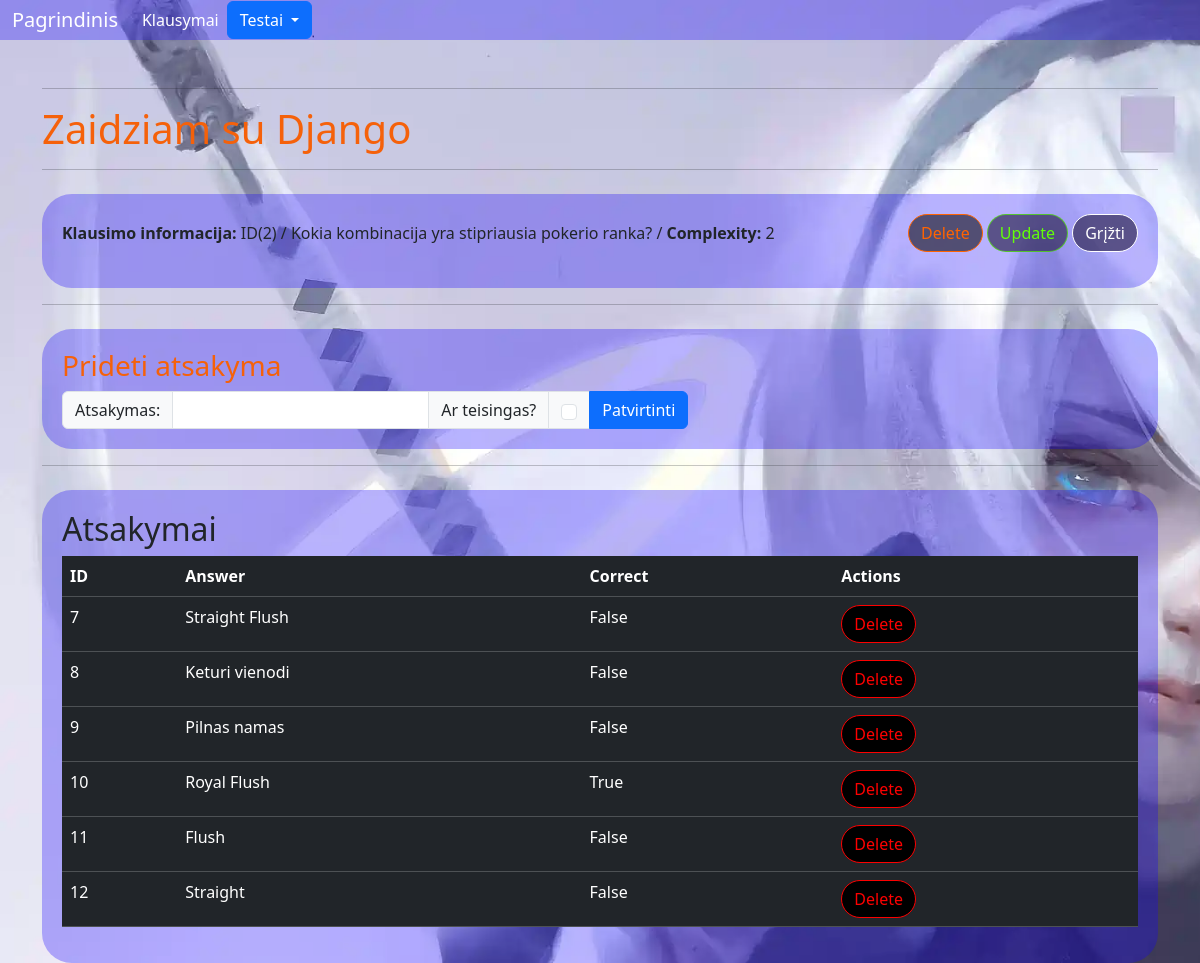
Page /examination/answers/2/ on the committed database.
### examination/models.py (models this page shows, shortened)
class BaseModel(models.Model):
    objects = models.Manager()
    class Meta:
        abstract = True

class TestQuestion(BaseModel):
    COMPLEXITY_LEVEL = [
        ('1', "Easy"),
        ('2', "Medium"),
        ('3', "Hard"),
    ]
    question = models.CharField(max_length=100)
    complexity = models.CharField(max_length=1, choices=COMPLEXITY_LEVEL)
    theme = models.ForeignKey(TestTheme, on_delete=models.CASCADE)

class TestAnswer(BaseModel):
    question = models.ForeignKey(TestQuestion, on_delete=models.CASCADE)
    answer = models.CharField(max_length=250)
    correct = models.BooleanField(default=False)

### examination/views.py (the view)
# urls.py: path('answers/<int:pk>/', views.add_answer, name='add_answer'),
def add_answer(request, pk):
    question = get_object_or_404(TestQuestion, pk=pk)
    answers = TestAnswer.objects.filter(question=question)
    if request.method == 'POST':
        form = TestAnswerForm(request.POST)
        if form.is_valid():
            answer = form.save(commit=False)
            answer.question = question
            answer.save()
            return redirect('examination:add_answer', pk=pk)
    else:
        form = TestAnswerForm()
    context = {
        'question': question,
        'answers': answers,
        'form': form
    }
    return render(request, 'examination/answers.html', context)

### examination/forms.py
class TestAnswerForm(forms.ModelForm):
    class Meta:
        model = TestAnswer
        fields = ['answer', 'correct']

### examination/templates/examination/answers.html (shortened to what this page needs)
{% extends 'home/base.html' %}
{% load static %}
{% block content %}
<div class="container mt-4" style="background-color: rgba(25, 5, 255, 0.3); padding: 20px; border-radius: 30px; margin-top: 20px;">
    <div class="d-flex justify-content-between align-items-center mb-3">
        <div>
            <strong>Klausimo informacija:</strong> ID({{ question.pk }}) / {{ question.question }} / <strong>Complexity:</strong> {{ question.complexity }}
        </div>
        <div>
            <a href="{% url 'examination:delete_question' question.id %}" class="btn btn-custom-delete-btn" onclick="return confirm('DELETE?');">Delete</a>
            <a href="{% url 'examination:update_question' question.id %}" class="btn btn-custom-update-btn">Update</a>
             <a href="{% url 'examination:show_questions' %}" class="btn btn-custom-atgal-btn">Grįžti</a>
        </div>
    </div>
</div>
<hr>
<div class="container mt-4" style="background-color: rgba(25, 5, 255, 0.3); padding: 20px; border-radius: 30px; margin-top: 20px;">
<h3>Prideti atsakyma</h3>
    <div class="input-group">
<form method="post" action="{% url 'examination:add_answer' pk=question.pk %}">
    <div class="input-group mb-xxl-3" >
        <span class="input-group-text">Atsakymas:</span>
        <input type="text" aria-label="answer" class="form-control" name="answer">
        <span class="input-group-text">Ar teisingas?</span>
        <div class="input-group-text">
            <input type="checkbox" aria-label="Correct answer" class="form-check-input" name="correct">
        </div>
        <button type="submit" class="btn btn-primary">Patvirtinti</button>
    </div>
</form>
</div>
</div>
<hr>
<div class="container mt-4" style="background-color: rgba(25, 5, 255, 0.3); padding: 20px; border-radius: 30px; margin-top: 20px;">
    <h2>Atsakymai</h2>
    <table class="table table-dark">
        <thead>
            <tr>
                <th scope="col">ID</th>
                <th scope="col">Answer</th>
                <th scope="col">Correct</th>
                <th scope="col">Actions</th>
            </tr>
        </thead>
        <tbody>
            {% for answer in answers %}
            <tr>
                <td>{{ answer.id }}</td>
                <td>{{ answer.answer }}</td>
                <td>{{ answer.correct }}</td>
                <td>
                    <a href="{% url 'examination:delete_answer' pk_question=question.pk pk_answer=answer.pk %}"
                       class="btn btn-custom-delete-btn-for-table"
                       onclick="return confirm('DELETE?');">Delete</a>
                </td>
            </tr>
            {% endfor %}
        </tbody>
    </table>
</div>
{% endblock %}

### rows in the picture
TestQuestion: pk "2", question "Kokia kombinacija yra stipriausia pokerio ranka?", complexity "2"
TestAnswer: id "7", answer "Straight Flush", correct "False"
TestAnswer: id "8", answer "Keturi vienodi", correct "False"
TestAnswer: id "9", answer "Pilnas namas", correct "False"
TestAnswer: id "10", answer "Royal Flush", correct "True"
TestAnswer: id "11", answer "Flush", correct "False"
TestAnswer: id "12", answer "Straight", correct "False"
